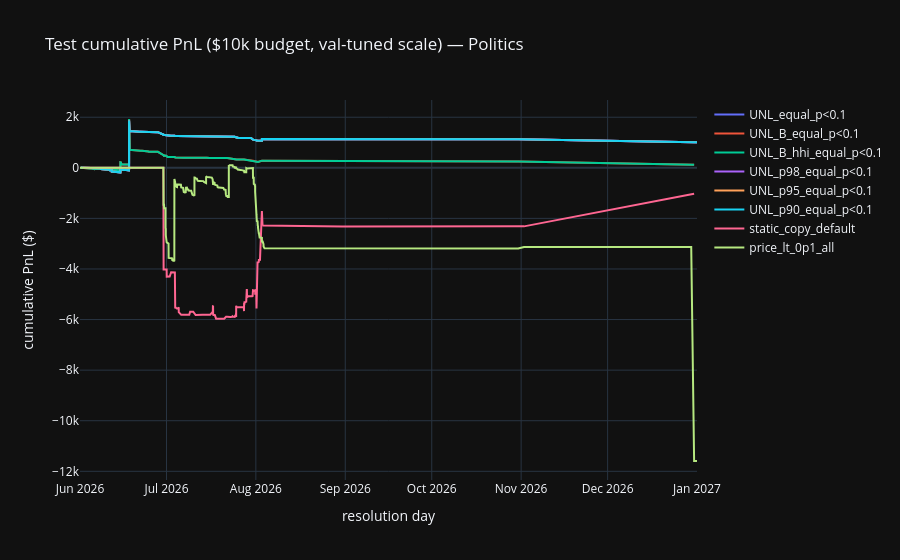
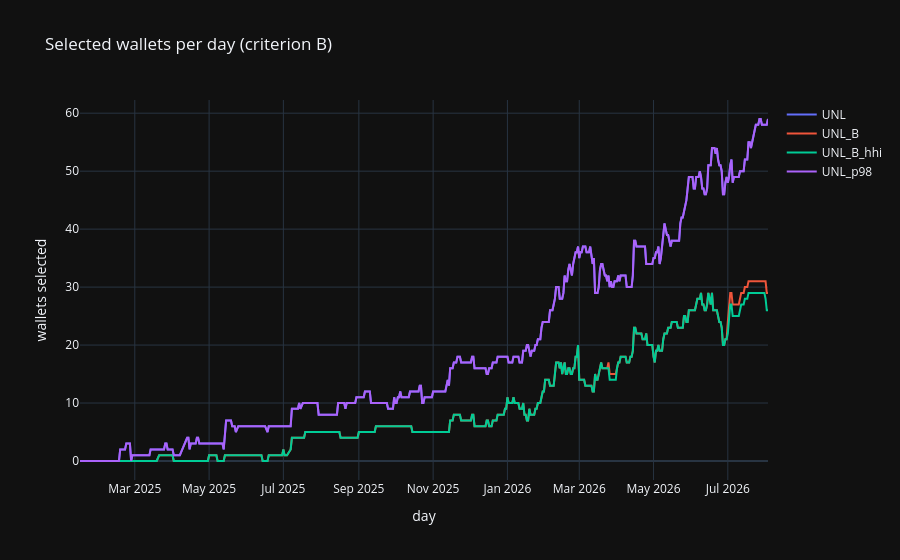

Notebook code for these charts, in order:
### Code cell
# Plots: cumulative test PnL and daily selected-wallet count
import plotly.graph_objects as go

b_family = ["UNL_equal_p<0.1", "UNL_B_equal_p<0.1", "UNL_B_hhi_equal_p<0.1",
            "UNL_B_hhi_equal_p<0.1_098"]

fig = go.Figure()
for cfg in b_family + ["static_copy_default", "price_lt_0p1_all"]:
    d = both[cfg].sort_index()
    fig.add_trace(go.Scatter(x=d.index, y=d.cumsum(), name=cfg, mode="lines"))
fig.update_layout(
    title=f"Test cumulative PnL ($10k budget, val-tuned scale) — Politics",
    template="plotly_dark",
    xaxis_title="resolution day",
    yaxis_title="cumulative PnL ($)",
)
fig.show()

fig2 = go.Figure()
for key in ("UNL", "UNL_B", "UNL_B_hhi"):
    sd = sel_day[key]
    fig2.add_trace(go.Scatter(x=sd.index, y=sd.values, name=key, mode="lines"))
fig2.update_layout(
    title="Selected wallets per day (criterion B)",
    template="plotly_dark",
    xaxis_title="day",
    yaxis_title="wallets selected",
)
fig2.show()

### Figure 1 — Plotly figure (JSON) as saved in the notebook; plotly's stock layout.template omitted (floating-point values rounded to 4 significant figures; data arrays with more than 128 entries replaced by an {"elided": "..."} marker saying what was removed)
{"data": [{"mode": "lines", "name": "UNL_equal_p<0.1", "type": "scatter", "x": {"elided": "328 str values"}, "y": {"elided": "328 float values"}}, {"mode": "lines", "name": "UNL_B_equal_p<0.1", "type": "scatter", "x": {"elided": "210 str values"}, "y": {"elided": "210 float values"}}, {"mode": "lines", "name": "UNL_B_hhi_equal_p<0.1", "type": "scatter", "x": {"elided": "210 str values"}, "y": {"elided": "210 float values"}}, {"mode": "lines", "name": "UNL_p98_equal_p<0.1", "type": "scatter", "x": {"elided": "328 str values"}, "y": {"elided": "328 float values"}}, {"mode": "lines", "name": "UNL_p95_equal_p<0.1", "type": "scatter", "x": {"elided": "328 str values"}, "y": {"elided": "328 float values"}}, {"mode": "lines", "name": "UNL_p90_equal_p<0.1", "type": "scatter", "x": {"elided": "328 str values"}, "y": {"elided": "328 float values"}}, {"mode": "lines", "name": "static_copy_default", "type": "scatter", "x": {"elided": "391 str values"}, "y": {"elided": "391 float values"}}, {"mode": "lines", "name": "price_lt_0p1_all", "type": "scatter", "x": {"elided": "1324 str values"}, "y": {"elided": "1324 float values"}}], "layout": {"title": {"text": "Test cumulative PnL ($10k budget, val-tuned scale) — Politics"}, "xaxis": {"title": {"text": "resolution day"}}, "yaxis": {"title": {"text": "cumulative PnL ($)"}}}}

### Figure 2 — Plotly figure (JSON) as saved in the notebook; plotly's stock layout.template omitted (floating-point values rounded to 4 significant figures; data arrays with more than 128 entries replaced by an {"elided": "..."} marker saying what was removed)
{"data": [{"mode": "lines", "name": "UNL", "type": "scatter", "x": {"elided": "541 str values"}, "y": {"elided": "541 int values"}}, {"mode": "lines", "name": "UNL_B", "type": "scatter", "x": {"elided": "541 str values"}, "y": {"elided": "541 int values"}}, {"mode": "lines", "name": "UNL_B_hhi", "type": "scatter", "x": {"elided": "541 str values"}, "y": {"elided": "541 int values"}}, {"mode": "lines", "name": "UNL_p98", "type": "scatter", "x": {"elided": "541 str values"}, "y": {"elided": "541 int values"}}], "layout": {"title": {"text": "Selected wallets per day (criterion B)"}, "xaxis": {"title": {"text": "day"}}, "yaxis": {"title": {"text": "wallets selected"}}}}
